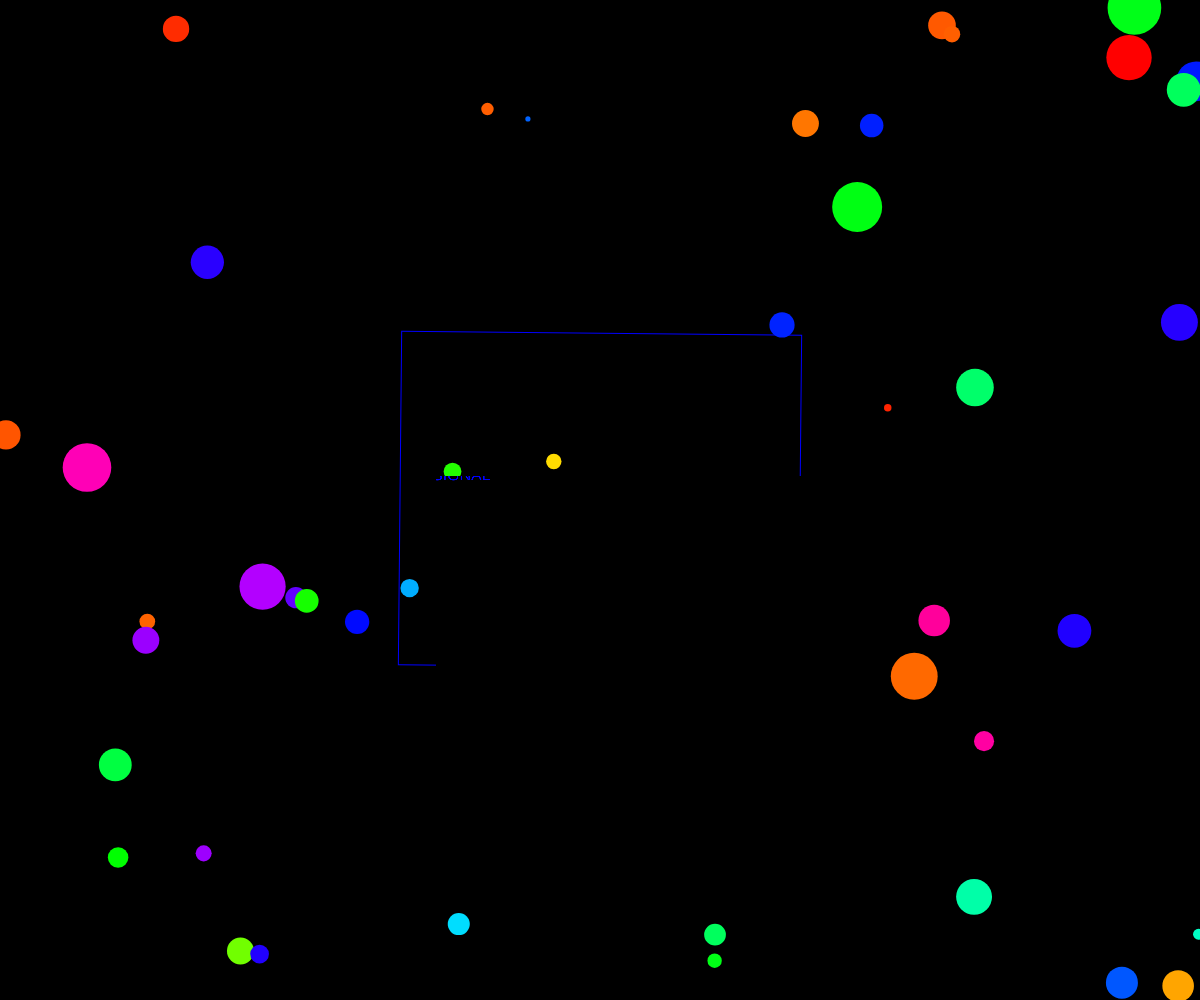
Frame 1 (no input)
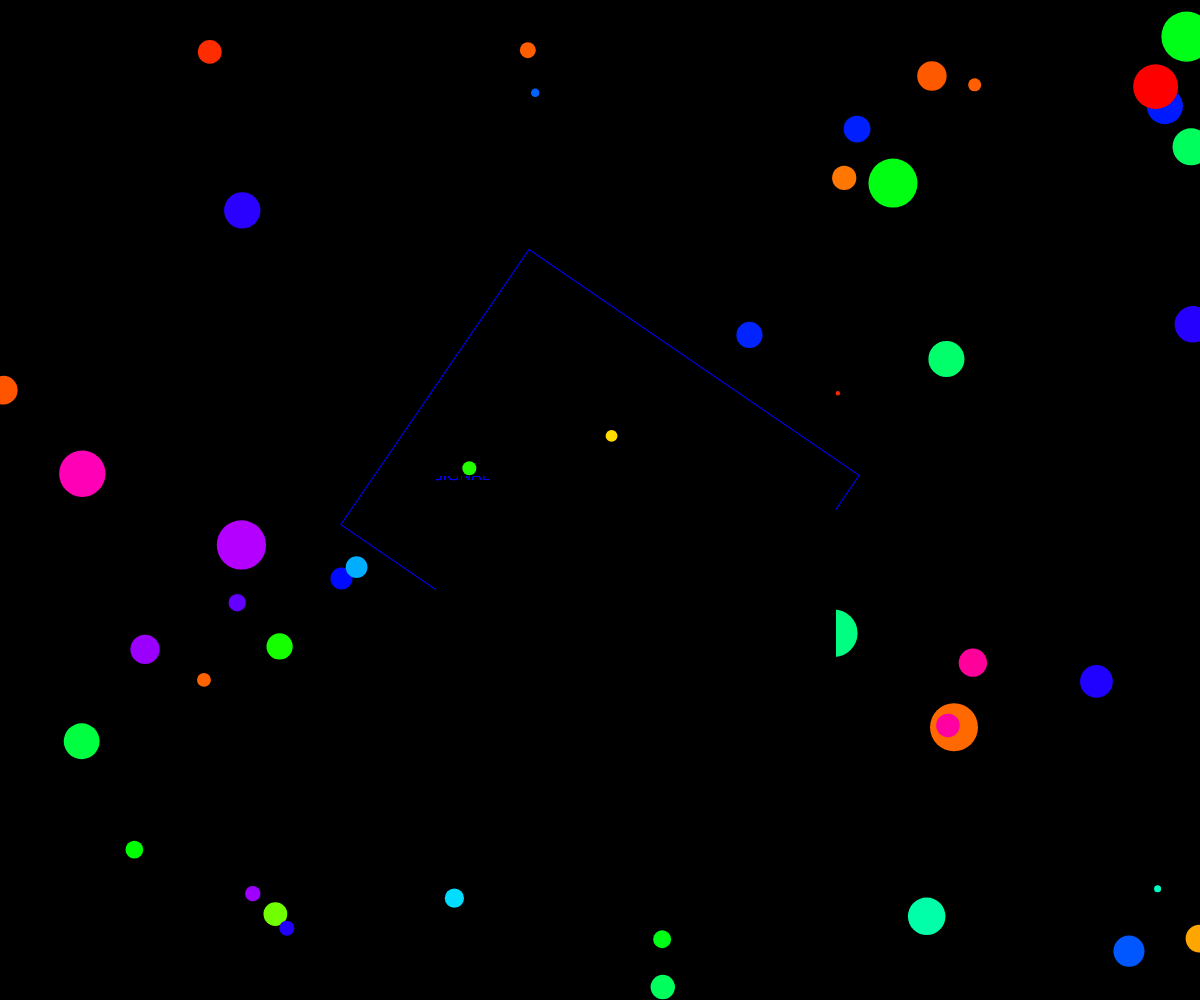
Frame 60 (no input)
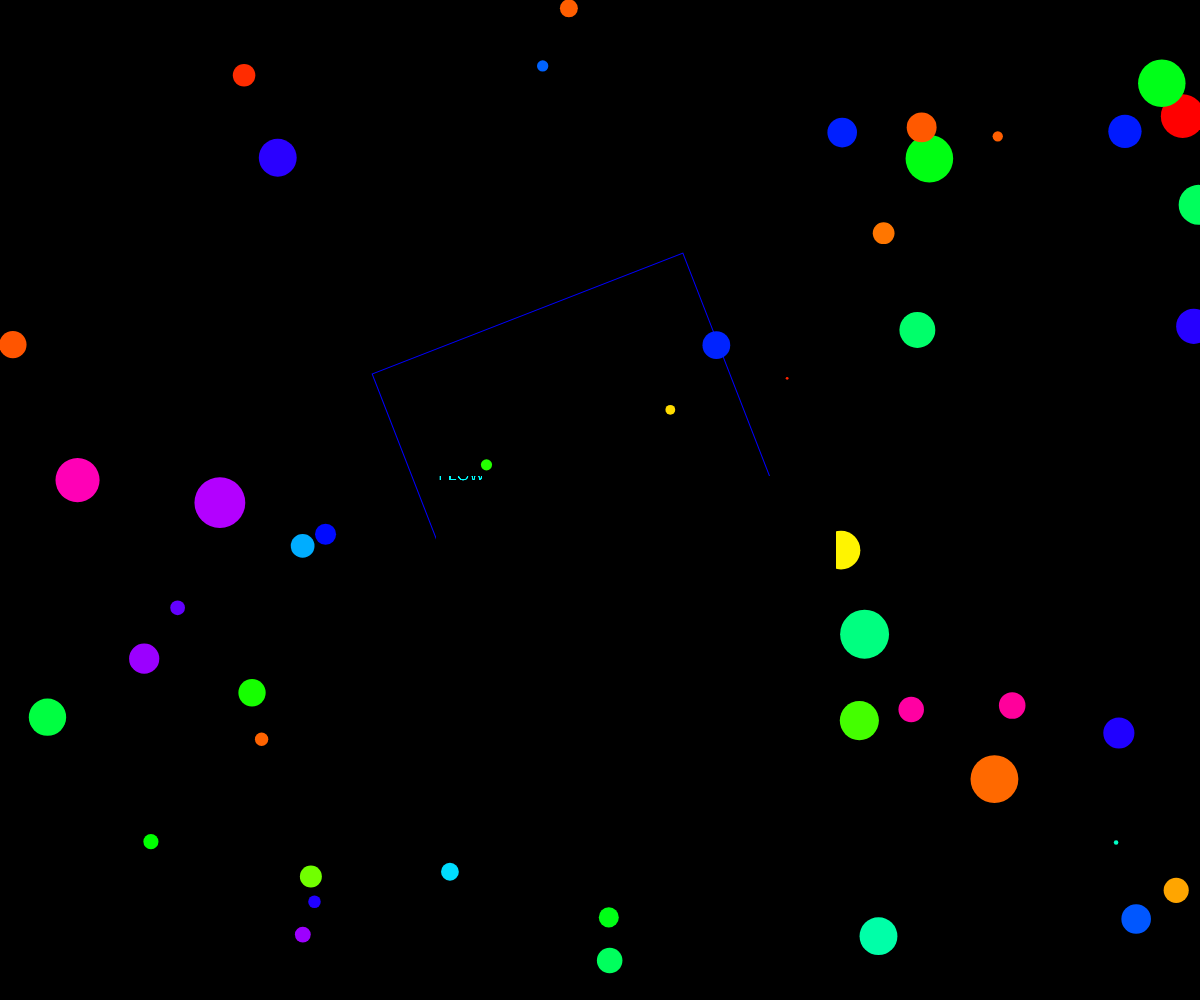
Frame 120 (the mouse pressed at the canvas centre since frame 60)

The p5.js sketch that drew these frames (run headless with seeded random() and noise() and a simulated clock; from frame 60 on, the mouse is pressed at the canvas centre):

// p5.js sketch
// ── sketch.js
let titleCard;
let transitionProgress = 0;
let isTransitioning = false;
let shapes = [];
let fontSize = 48;
let textX, textY;

function setup() {
  createCanvas(windowWidth, windowHeight);
  colorMode(HSB, 360, 100, 100, 1);
  
  // Create initial title card
  titleCard = createGraphics(width, height);
  titleCard.colorMode(HSB, 360, 100, 100, 1);
  titleCard.background(0, 0, 0);
  titleCard.fill(240, 100, 100); // Electric blue
  titleCard.textAlign(CENTER, CENTER);
  titleCard.textSize(fontSize);
  titleCard.text("NEON SIGNAL", 0, 0);
  
  // Initialize shapes with random positions and properties
  for (let i = 0; i < 50; i++) {
    shapes.push({
      x: random(width),
      y: random(height),
      size: random(10, 50),
      hue: random(360),
      speedX: random(-1, 1),
      speedY: random(-1, 1),
      pulse: random(TWO_PI)
    });
  }
  
  textX = -titleCard.textWidth("NEON SIGNAL") / 2;
  textY = -fontSize / 2;
}

function draw() {
  background(0, 0, 0);
  
  if (isTransitioning) {
    transitionProgress += 0.05;
    if (transitionProgress >= 1) {
      isTransitioning = false;
      transitionProgress = 0;
      
      // Generate new title card
      titleCard.background(0, 0, 0);
      const colors = [240, 300, 180]; // Blue, Magenta, Cyan
      const colorIndex = floor(random(colors.length));
      titleCard.fill(colors[colorIndex], 100, 100);
      
      const titles = ["DATA STREAM", "DIGITAL TV", "ELECTRIC", "NEON FLOW"];
      const text = random(titles);
      titleCard.textAlign(CENTER, CENTER);
      titleCard.textSize(fontSize);
      titleCard.text(text, 0, 0);
    }
  }
  
  // Draw pulsing wireframe title card
  push();
  translate(width/2, height/2);
  rotate(frameCount * 0.01);
  stroke(240, 100, 100); // Electric blue wireframe
  noFill();
  rectMode(CENTER);
  rect(0, 0, width/3, height/3);
  pop();
  
  // Draw abstract geometric shapes
  for (let shape of shapes) {
    // Pulsing effect
    let pulseSize = shape.size + sin(shape.pulse) * 10;
    shape.pulse += 0.1;
    
    // Color based on hue
    fill(shape.hue, 100, 100);
    noStroke();
    
    // Draw different shapes
    if (frameCount % 20 < 10) {
      ellipse(shape.x, shape.y, pulseSize);
    } else {
      rectMode(CENTER);
      rect(shape.x, shape.y, pulseSize, pulseSize);
    }
    
    // Update positions
    shape.x += shape.speedX;
    shape.y += shape.speedY;
    
    // Bounce off edges
    if (shape.x > width || shape.x < 0) shape.speedX *= -1;
    if (shape.y > height || shape.y < 0) shape.speedY *= -1;
  }
  
  // Draw title card on top
  image(titleCard, width/2 + textX, height/2 + textY, width/3, height/3);
  
  // Transition effect during dissolving
  if (isTransitioning) {
    let alpha = map(transitionProgress, 0, 1, 255, 0);
    fill(0, 0, 0, alpha);
    noStroke();
    rect(0, 0, width, height);
  }
}

function mousePressed() {
  if (!isTransitioning) {
    isTransitioning = true;
    transitionProgress = 0;
  }
}

function windowResized() {
  resizeCanvas(windowWidth, windowHeight);
}
